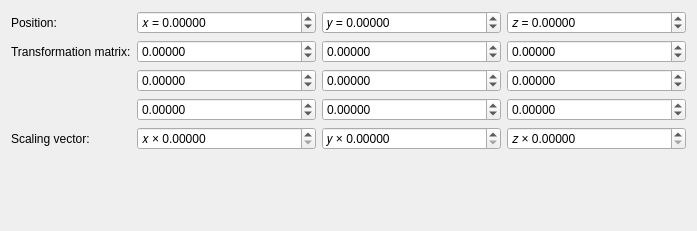
<?xml version="1.0" encoding="UTF-8"?>
<ui version="4.0">
 <class>MatrixEditor</class>
 <widget class="QWidget" name="MatrixEditor">
  <property name="geometry">
   <rect>
    <x>0</x>
    <y>0</y>
    <width>697</width>
    <height>231</height>
   </rect>
  </property>
  <property name="windowTitle">
   <string>Form</string>
  </property>
  <layout class="QFormLayout" name="formLayout">
   <item row="5" column="0">
    <widget class="QLabel" name="label_5">
     <property name="text">
      <string>Scaling vector:</string>
     </property>
    </widget>
   </item>
   <item row="5" column="1">
    <layout class="QHBoxLayout" name="horizontalLayout_3">
     <item>
      <widget class="DoubleSpinBox" name="scalingX">
       <property name="prefix">
        <string>𝑥 × </string>
       </property>
       <property name="decimals">
        <number>5</number>
       </property>
       <property name="minimum">
        <double>0.000000000000000</double>
       </property>
       <property name="maximum">
        <double>10000.000000000000000</double>
       </property>
      </widget>
     </item>
     <item>
      <widget class="DoubleSpinBox" name="scalingY">
       <property name="prefix">
        <string>𝑦 × </string>
       </property>
       <property name="decimals">
        <number>5</number>
       </property>
       <property name="minimum">
        <double>0.000000000000000</double>
       </property>
       <property name="maximum">
        <double>10000.000000000000000</double>
       </property>
      </widget>
     </item>
     <item>
      <widget class="DoubleSpinBox" name="scalingZ">
       <property name="prefix">
        <string>𝑧 × </string>
       </property>
       <property name="decimals">
        <number>5</number>
       </property>
       <property name="minimum">
        <double>0.000000000000000</double>
       </property>
       <property name="maximum">
        <double>10000.000000000000000</double>
       </property>
      </widget>
     </item>
    </layout>
   </item>
   <item row="4" column="1">
    <layout class="QGridLayout" name="matrixLayout">
     <item row="1" column="2">
      <widget class="DoubleSpinBox" name="matrixF">
       <property name="decimals">
        <number>5</number>
       </property>
       <property name="minimum">
        <double>-10000.000000000000000</double>
       </property>
       <property name="maximum">
        <double>10000.000000000000000</double>
       </property>
      </widget>
     </item>
     <item row="2" column="2">
      <widget class="DoubleSpinBox" name="matrixI">
       <property name="decimals">
        <number>5</number>
       </property>
       <property name="minimum">
        <double>-10000.000000000000000</double>
       </property>
       <property name="maximum">
        <double>10000.000000000000000</double>
       </property>
      </widget>
     </item>
     <item row="0" column="0">
      <widget class="DoubleSpinBox" name="matrixA">
       <property name="decimals">
        <number>5</number>
       </property>
       <property name="minimum">
        <double>-10000.000000000000000</double>
       </property>
       <property name="maximum">
        <double>10000.000000000000000</double>
       </property>
      </widget>
     </item>
     <item row="0" column="2">
      <widget class="DoubleSpinBox" name="matrixC">
       <property name="decimals">
        <number>5</number>
       </property>
       <property name="minimum">
        <double>-10000.000000000000000</double>
       </property>
       <property name="maximum">
        <double>10000.000000000000000</double>
       </property>
      </widget>
     </item>
     <item row="2" column="0">
      <widget class="DoubleSpinBox" name="matrixG">
       <property name="decimals">
        <number>5</number>
       </property>
       <property name="minimum">
        <double>-10000.000000000000000</double>
       </property>
       <property name="maximum">
        <double>10000.000000000000000</double>
       </property>
      </widget>
     </item>
     <item row="2" column="1">
      <widget class="DoubleSpinBox" name="matrixH">
       <property name="decimals">
        <number>5</number>
       </property>
       <property name="minimum">
        <double>-10000.000000000000000</double>
       </property>
       <property name="maximum">
        <double>10000.000000000000000</double>
       </property>
      </widget>
     </item>
     <item row="0" column="1">
      <widget class="DoubleSpinBox" name="matrixB">
       <property name="decimals">
        <number>5</number>
       </property>
       <property name="minimum">
        <double>-10000.000000000000000</double>
       </property>
       <property name="maximum">
        <double>10000.000000000000000</double>
       </property>
      </widget>
     </item>
     <item row="1" column="0">
      <widget class="DoubleSpinBox" name="matrixD">
       <property name="decimals">
        <number>5</number>
       </property>
       <property name="minimum">
        <double>-10000.000000000000000</double>
       </property>
       <property name="maximum">
        <double>10000.000000000000000</double>
       </property>
      </widget>
     </item>
     <item row="1" column="1">
      <widget class="DoubleSpinBox" name="matrixE">
       <property name="decimals">
        <number>5</number>
       </property>
       <property name="minimum">
        <double>-10000.000000000000000</double>
       </property>
       <property name="maximum">
        <double>10000.000000000000000</double>
       </property>
      </widget>
     </item>
    </layout>
   </item>
   <item row="2" column="1">
    <layout class="QHBoxLayout" name="horizontalLayout">
     <item>
      <widget class="DoubleSpinBox" name="positionX">
       <property name="prefix">
        <string>𝑥 = </string>
       </property>
       <property name="decimals">
        <number>5</number>
       </property>
       <property name="minimum">
        <double>-10000.000000000000000</double>
       </property>
       <property name="maximum">
        <double>10000.000000000000000</double>
       </property>
      </widget>
     </item>
     <item>
      <widget class="DoubleSpinBox" name="positionY">
       <property name="prefix">
        <string>𝑦 = </string>
       </property>
       <property name="decimals">
        <number>5</number>
       </property>
       <property name="minimum">
        <double>-10000.000000000000000</double>
       </property>
       <property name="maximum">
        <double>10000.000000000000000</double>
       </property>
      </widget>
     </item>
     <item>
      <widget class="DoubleSpinBox" name="positionZ">
       <property name="prefix">
        <string>𝑧 = </string>
       </property>
       <property name="decimals">
        <number>5</number>
       </property>
       <property name="minimum">
        <double>-10000.000000000000000</double>
       </property>
       <property name="maximum">
        <double>10000.000000000000000</double>
       </property>
      </widget>
     </item>
    </layout>
   </item>
   <item row="2" column="0">
    <widget class="QLabel" name="label_2">
     <property name="text">
      <string>Position:</string>
     </property>
    </widget>
   </item>
   <item row="4" column="0">
    <widget class="QLabel" name="label_3">
     <property name="text">
      <string>Transformation matrix:</string>
     </property>
    </widget>
   </item>
  </layout>
 </widget>
 <customwidgets>
  <customwidget>
   <class>DoubleSpinBox</class>
   <extends>QDoubleSpinBox</extends>
   <header>widgets/doublespinbox.h</header>
  </customwidget>
 </customwidgets>
 <resources/>
 <connections/>
</ui>
